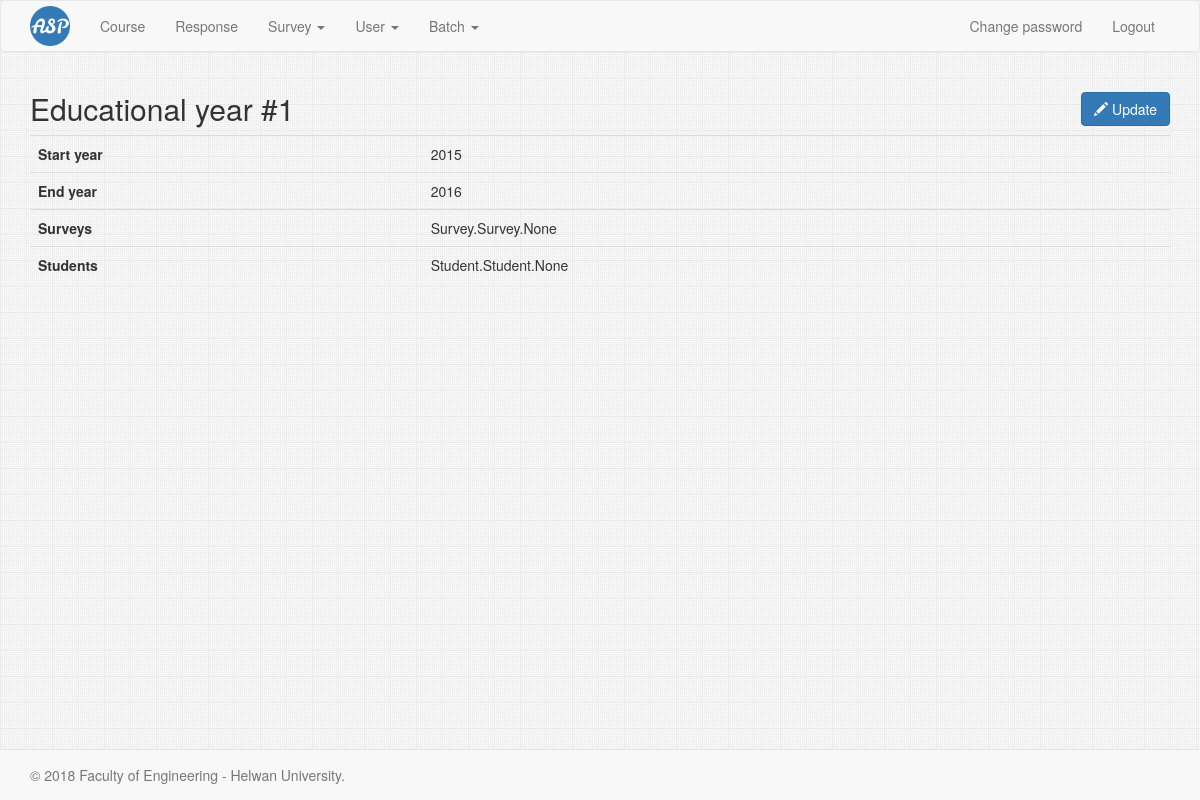
The app's page /educational_year/1 (signed in) with its own data.
### EducationalYear/models.py (models this page shows, shortened)
class EducationalYear(models.Model):
    start_year = models.PositiveSmallIntegerField()
    end_year = models.PositiveSmallIntegerField()
    class Meta:
        unique_together = (
            'start_year',
            'end_year',
        )

### EducationalYear/views.py (the view)
# urls.py: url(r'^(?P<pk>\d+)$', EducationalYearRead.as_view(), name="read"),
@method_decorator([login_required, admin_required], name='dispatch')
class EducationalYearRead(DetailView):
    model = EducationalYear
    template_name = 'EducationalYear/educational_year_read.html'

### EducationalYear/templates/EducationalYear/educational_year_read.html (shortened to what this page needs)
{% extends 'base.html' %}
{% block content %}
    <h2>
        Educational year #{{ educationalyear.id }}
        <a href="{% url 'educational_year:update' educationalyear.id %}" class="btn btn-primary pull-right">
            <span class="glyphicon glyphicon-pencil"></span> Update
        </a>
    </h2>
    <table class="table table-hover">
        <tbody>
        <tr>
            <th>Start year</th>
            <td>{{ educationalyear.start_year }}</td>
        </tr>
        <tr>
            <th>End year</th>
            <td>{{ educationalyear.end_year }}</td>
        </tr>
        <tr>
            <th>Surveys</th>
            <td>{{ educationalyear.surveys }}</td>
        </tr>
        <tr>
            <th>Students</th>
            <td>{{ educationalyear.students }}</td>
        </tr>
        </tbody>
    </table>
{% endblock %}

### common-static/css/main.css (style rules this page uses)
html { position: relative; min-height: 100%; }
body { margin-bottom: 60px; }

### records on screen
EducationalYear: id "1", start_year "2015", end_year "2016", surveys "Survey.Survey.None", students "Student.Student.None"
